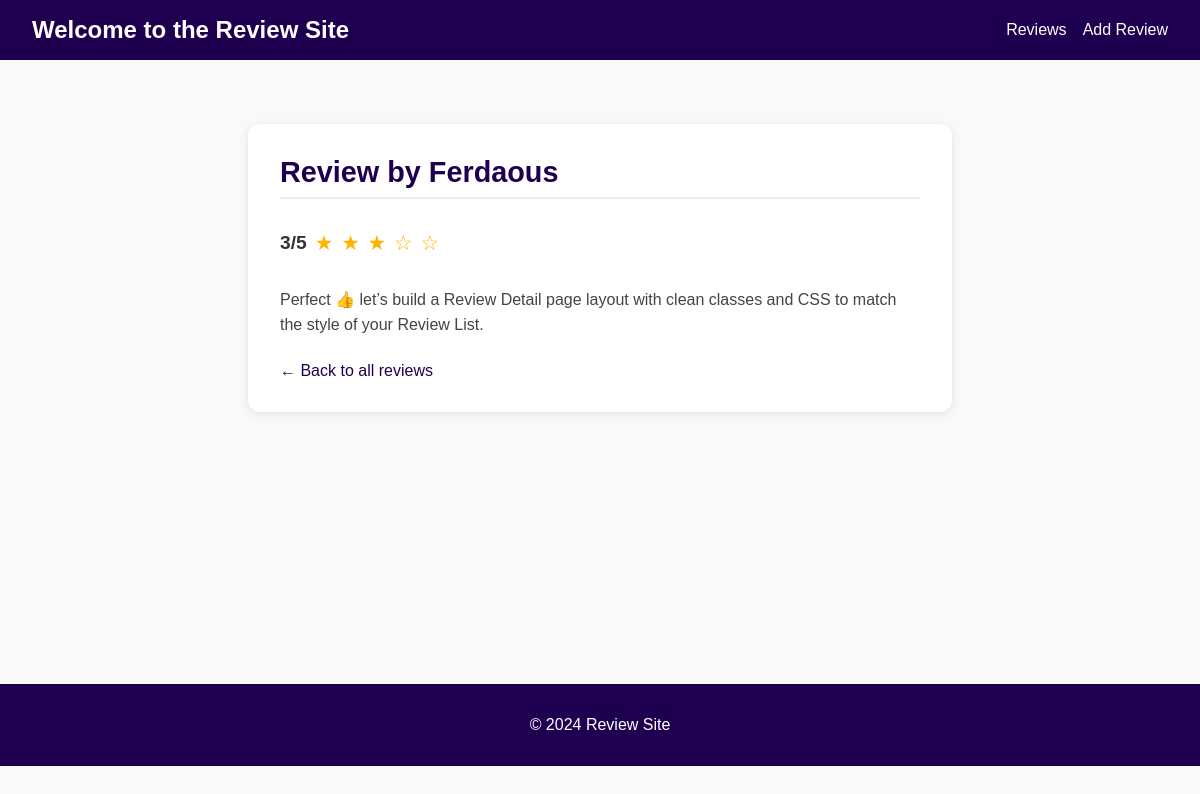
The app's page /reviews/4 with its own data.
### reviews/models.py (models this page shows)
class Review(models.Model):
    user_name = models.CharField(max_length=100)
    review_text = models.TextField(max_length=200)
    rating = models.IntegerField(max_length=5)

### reviews/views.py (the view)
# urls.py: path("reviews/<int:pk>",views.SingleReviewView.as_view(), name='review_detail'),
class SingleReviewView(DetailView):
    template_name = "reviews/single_review.html"
    model = Review

### reviews/templates/reviews/single_review.html (shortened to what this page needs)
{% extends 'reviews/base.html' %}
{% block content %}
  <div class="review-detail">
    <h2 class="review-detail-title">Review by {{ review.user_name }}</h2>
    <div class="review-detail-rating">
      <span class="rating-number">{{ review.rating }}/5</span>
      <span class="review-stars">
        {% for i in "12345"|make_list %}
          {% if forloop.counter <= review.rating %}
            <span class="star filled">★</span>
          {% else %}
            <span class="star">☆</span>
          {% endif %}
        {% endfor %}
      </span>
    </div>
    <p class="review-detail-text">{{ review.review_text }}</p>
    <a href="{% url 'review_list' %}" class="back-link">← Back to all reviews</a>
  </div>
{% endblock %}

### reviews/static/reviews/styles.css (style rules this page uses)
body { font-family: sans-serif; margin: 0; background-color: #f9f9f9; color: #333; }
.review-stars { margin: 0.5rem 0; font-size: 1.2rem; color: #ffb400; }
.star { margin-right: 2px; }
.star.filled { color: #ffb400; }
.review-detail { max-width: 40rem; margin: 2rem auto; padding: 2rem; border-radius: 12px; background: white; box-shadow: 0 2px 8px rgba(0,0,0,0.1); }
.review-detail-title { margin-top: 0; font-size: 1.8rem; color: #1f0050; border-bottom: 2px solid #eee; padding-bottom: 0.5rem; }
.review-detail-rating { margin: 1rem 0; font-size: 1.2rem; display: flex; align-items: center; gap: 0.5rem; }
.rating-number { font-weight: bold; color: #333; }
.review-stars { font-size: 1.3rem; color: #ffb400; }
.review-detail-text { line-height: 1.6; font-size: 1rem; color: #444; margin: 1.5rem 0; }
.back-link { display: inline-block; text-decoration: none; color: #1f0050; font-weight: 500; transition: color 0.3s ease; }

### records on screen
Review: user_name "Ferdaous", rating "3", review_text "Perfect 👍 let’s build a Review Detail page layout with clean classes and CSS to match the style of your Review List."
